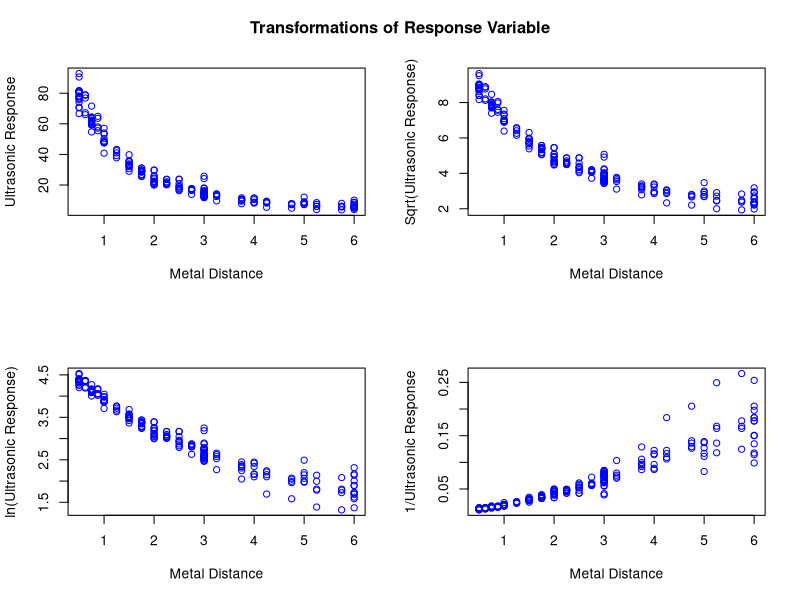
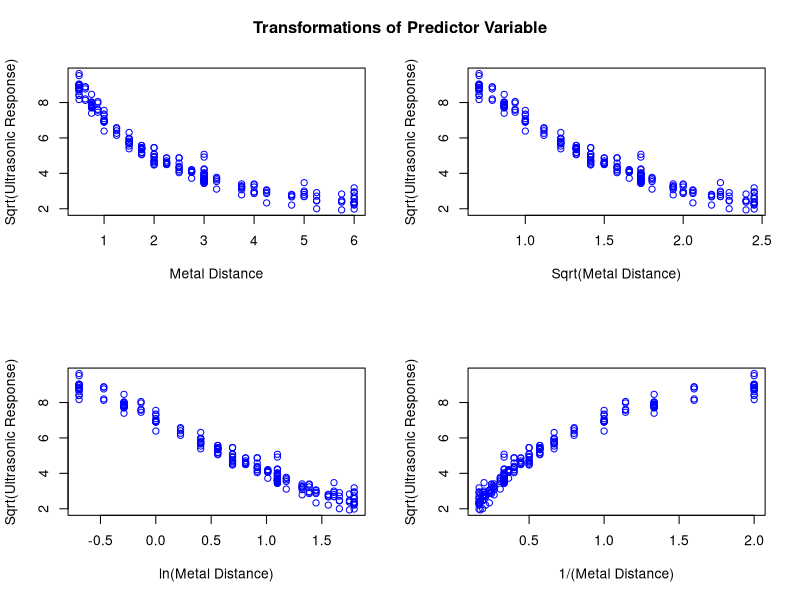
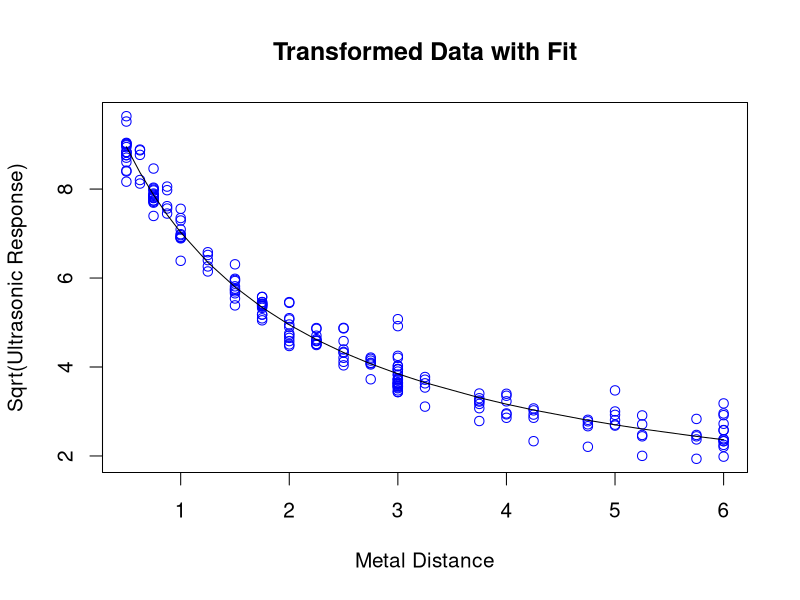
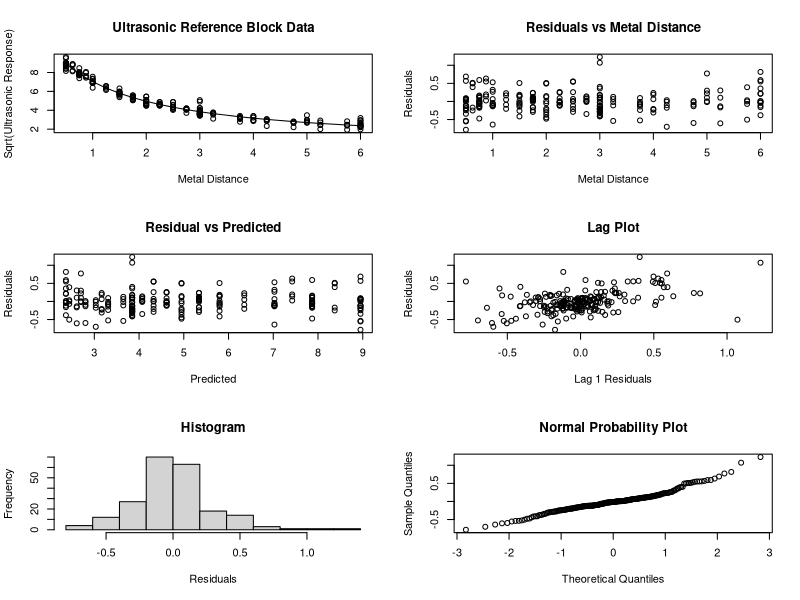
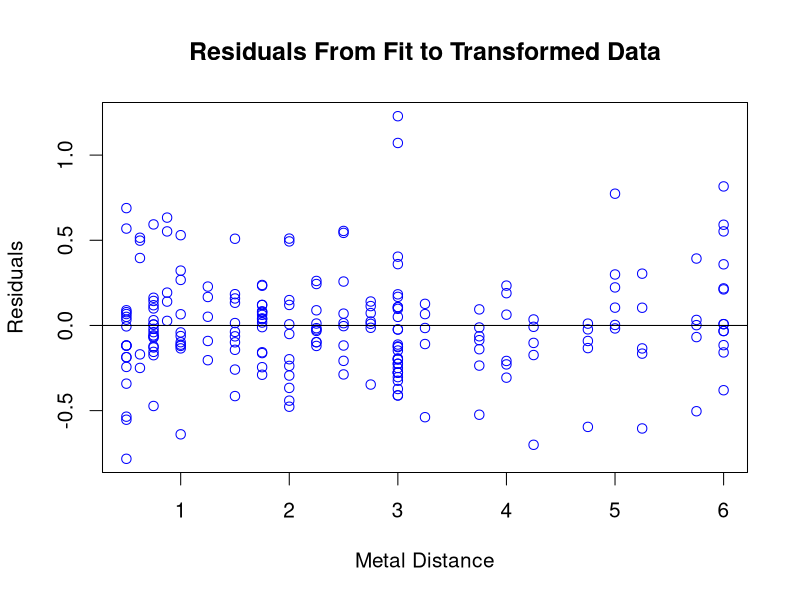

R code for these plots, in order:
######################################################################
##
## regression-4.6.3.3.R
##
## AUTHOR:       Jolene Splett
## MODIFICATION: 2007 Apr 19
## HANDBOOK:     4.6.3.3. Transformations to Improve Fit   
## http://www.itl.nist.gov/div898/handbook/pmd/section6/pmd633.htm

######################################################################
##
## LEFT SIDE BAR:  Transformations

## The first step in fitting a nonlinear function is to simply plot the data.

## Create vector with dependent variable, ultrasonic response
resp = c( 92.9000,78.7000,64.2000,64.9000,57.1000,43.3000,31.1000,23.6000,
          31.0500,23.7750,17.7375,13.8000,11.5875,9.4125,7.7250,7.3500,
          8.0250,90.6000,76.9000,71.6000,63.6000,54.0000,39.2000,29.3000,
          21.4000,29.1750,22.1250,17.5125,14.2500,9.4500,9.1500,7.9125,
          8.4750,6.1125,80.0000,79.0000,63.8000,57.2000,53.2000,42.5000,
          26.8000,20.4000,26.8500,21.0000,16.4625,12.5250,10.5375,8.5875,
          7.1250,6.1125,5.9625,74.1000,67.3000,60.8000,55.5000,50.3000,
          41.0000,29.4000,20.4000,29.3625,21.1500,16.7625,13.2000,10.8750,
          8.1750,7.3500,5.9625,5.6250,81.5000,62.4000,32.5000,12.4100,
          13.1200,15.5600,5.6300,78.0000,59.9000,33.2000,13.8400,12.7500,
          14.6200,3.9400,76.8000,61.0000,32.9000,13.8700,11.8100,13.3100,
          5.4400,78.0000,63.5000,33.8000,12.5600,5.6300,12.7500,13.1200,
          5.4400,76.8000,60.0000,47.8000,32.0000,22.2000,22.5700,18.8200,
          13.9500,11.2500,9.0000,6.6700,75.8000,62.0000,48.8000,35.2000,  
          20.0000,20.3200,19.3100,12.7500,10.4200,7.3100,7.4200,70.5000,
          59.5000,48.5000,35.8000,21.0000,21.6700,21.0000,15.6400,8.1700,
          8.5500,10.1200,78.0000,66.0000,62.0000,58.0000,47.7000,37.8000,
          20.2000,21.0700,13.8700,9.6700,7.7600,5.4400,4.8700,4.0100,3.7500,
          24.1900,25.7600,18.0700,11.8100,12.0700,16.1200,70.8000,54.7000,
          48.0000,39.8000,29.8000,23.7000,29.6200,23.8100,17.7000,11.5500,
          12.0700,8.7400,80.7000,61.3000,47.5000,29.0000,24.0000,17.7000,
          24.5600,18.6700,16.2400,8.7400,7.8700,8.5100,66.7000,59.2000,
          40.8000,30.7000,25.7000,16.3000,25.9900,16.9500,13.3500,8.6200,
          7.2000,6.6400,13.6900,81.0000,64.5000,35.5000,13.3100,4.8700,
          12.9400,5.0600,15.1900,14.6200,15.6400,25.5000,25.9500,81.7000,
          61.6000,29.8000,29.8100,17.1700,10.3900,28.4000,28.6900,81.3000,
          60.9000,16.6500,10.0500,28.9000,28.9500)

## Create vector with independent variable, metal distance
dist = c(0.500,0.625,0.750,0.875,1.000,1.250,1.750,2.250,1.750,2.250,2.750,
         3.250,3.750,4.250,4.750,5.250,5.750,0.500,0.625,0.750,0.875,1.000,
         1.250,1.750,2.250,1.750,2.250,2.750,3.250,3.750,4.250,4.750,5.250,
         5.750,0.500,0.625,0.750,0.875,1.000,1.250,1.750,2.250,1.750,2.250,
         2.750,3.250,3.750,4.250,4.750,5.250,5.750,0.500,0.625,0.750,0.875,
         1.000,1.250,1.750,2.250,1.750,2.250,2.750,3.250,3.750,4.250,4.750,
         5.250,5.750,0.500,0.750,1.500,3.000,3.000,3.000,6.000,0.500,0.750,
         1.500,3.000,3.000,3.000,6.000,0.500,0.750,1.500,3.000,3.000,3.000,
         6.000,0.500,0.750,1.500,3.000,6.000,3.000,3.000,6.000,0.500,0.750,
         1.000,1.500,2.000,2.000,2.500,3.000,4.000,5.000,6.000,0.500,0.750,
         1.000,1.500,2.000,2.000,2.500,3.000,4.000,5.000,6.000,0.500,0.750,
         1.000,1.500,2.000,2.000,2.500,3.000,4.000,5.000,6.000,0.500,0.625,
         0.750,0.875,1.000,1.250,2.250,2.250,2.750,3.250,3.750,4.250,4.750,
         5.250,5.750,3.000,3.000,3.000,3.000,3.000,3.000,0.500,0.750,1.000,
         1.500,2.000,2.500,2.000,2.500,3.000,4.000,5.000,6.000,0.500,0.750,
         1.000,1.500,2.000,2.500,2.000,2.500,3.000,4.000,5.000,6.000,0.500,
         0.750,1.000,1.500,2.000,2.500,2.000,2.500,3.000,4.000,5.000,6.000,
         3.000,0.500,0.750,1.500,3.000,6.000,3.000,6.000,3.000,3.000,3.000, 
         1.750,1.750,0.500,0.750,1.750,1.750,2.750,3.750,1.750,1.750,0.500,
         0.750,2.750,3.750,1.750,1.750)

## Save data in a data frame and determine the number of observations
df = data.frame(resp,dist)
len = length(resp)

## specify axis labels and plot title
xax = "Metal Distance"
yax = "Ultrasonic Response"
ttl = "Ultrasonic Reference Block Data"

######################################################################
##
## LEFT SIDE BAR:  Plot of Common Transformations to Obtain 
##                 Homogeneous Variances

## The first step is to try transformations of the response variable 
## that will result in homogeneous variances. In practice, the square 
## root, ln, and reciprocal transformations often work well for this 
## purpose. We will try these first.

## Transformations of response variable
lnresp = log(resp)
sqrtresp = sqrt(resp)
invresp = 1/resp

## Plot transformed data
par(mfrow=c(2,2),ask=T)
xax = "Metal Distance"
plot(dist,resp,xlab=xax,ylab="Ultrasonic Response",col="blue")
plot(dist,sqrtresp,xlab=xax,ylab="Sqrt(Ultrasonic Response)",col="blue")
plot(dist,lnresp,xlab=xax,ylab="ln(Ultrasonic Response)",col="blue")
plot(dist,invresp,xlab=xax,ylab="1/Ultrasonic Response",col="blue")
title(main="Transformations of Response Variable",outer=TRUE,line=-2)

## In examining these four plots, we are looking for the plot that 
## shows the most constant variability of the ultrasonic response across 
## values of metal distance. Although the scales of these plots differ 
## widely, which would seem to make comparisons difficult, we are not 
## comparing the absolute levesl of variability between plots here. 
## Instead we are comparing only how constant the variation within each 
## plot is for these four plots. The plot with the most constant variation 
## will indicate which transformation is best.

## Based on constancy of the variation in the residuals, the square 
## root transformation is probably the best tranformation to use for 
## this data. 

######################################################################
##
## LEFT SIDE BAR:  Plot of Common Transformations to Predictor Variables

## After transforming the response variable, it is often helpful to 
## transform the predictor variable as well. In practice, the square 
## root, ln, and reciprocal transformations often work well for this 
## purpose. We will try these first.

## Transformations of predictor variable
lndist = log(dist)
sqrtdist = sqrt(dist)
invdist = 1/dist

## Plot transformed data
par(mfrow=c(2,2),ask=T)
yax <- "Sqrt(Ultrasonic Response)"
plot(dist,sqrtresp,xlab="Metal Distance", ylab=yax, col="blue")
plot(sqrtdist,sqrtresp,xlab="Sqrt(Metal Distance)", ylab=yax, col="blue")
plot(lndist,sqrtresp,xlab="ln(Metal Distance)", ylab=yax, col="blue")
plot(invdist,sqrtresp,xlab="1/(Metal Distance)", ylab=yax, col="blue")
title(main="Transformations of Predictor Variable",outer=TRUE,line=-2)

## This plot shows that none of the proposed transformations offers 
## an improvement over using the raw predictor variable.

######################################################################
##
## LEFT SIDE BAR:  Square Root Fit

## Based on the above plots, we choose to fit a model with a square 
## root transformation for the response variable and no transformation 
## for the predictor variable.  We used R to generate the following 
## output for this model.

##  Fit model with sqrt(Ultrasonic Response)
out = nls(sqrtresp ~ exp(-b1*dist)/(b2 + b3*dist),
          start=list(b1=.1,b2=.1,b3=.1))
outs = summary(out)
outs

##> Formula: sqrtresp ~ exp(-b1 * dist)/(b2 + b3 * dist)

##> Parameters:
##>     Estimate Std. Error t value Pr(>|t|)    
##> b1 -0.015428   0.008611  -1.792   0.0746 .  
##> b2  0.080672   0.001506  53.577   <2e-16 ***
##> b3  0.063857   0.002880  22.173   <2e-16 ***
##> ---
##> Signif. codes:  0 '***' 0.001 '**' 0.01 '*' 0.05 '.' 0.1 ' ' 1 

##> Residual standard error: 0.2972 on 211 degrees of freedom

##> Correlation of Parameter Estimates:
##>         b1      b2
##> b2  0.7929        
##> b3 -0.9601 -0.8991

## Save fit information for plotting
pred = sqrtresp - outs$resid
dfout = data.frame(pred,dist)
dfout = dfout[order(dist),]

## Although the residual standard deviation is lower than it was for 
## the original fit, we cannot compare them directly since the fits 
## were performed on different scales.

######################################################################
##
## LEFT SIDE BAR: Plot of Predicted Values

## Plot data and regression function
par(mfrow=c(1,1),ask=T,cex=1.25)
plot(dist,sqrtresp,xlab=xax,ylab=yax,
     main="Transformed Data with Fit",col="blue")
lines(dfout$dist,dfout$pred)

## The plot of the predicted values with the transformed data indicates 
## a good fit. The fitted model is

##       \sqrt{y} = \frac{\exp(-0.015x)} {0.0807 + 0.0639x} 

######################################################################
##
## LEFT SIDE BAR:  6-Plot of Fit

## Residual 6-plot
par(mfrow=c(3,2),ask=T)
plot(dist,sqrtresp,xlab=xax, ylab="Sqrt(Ultrasonic Response)", 
     main=ttl)
lines(dfout$dist,dfout$pred)
plot(dist,outs$resid, ylab="Residuals", xlab="Metal Distance",
     main="Residuals vs Metal Distance")
plot(pred,outs$resid, ylab="Residuals", xlab="Predicted",
     main="Residual vs Predicted")
plot(outs$resid[2:len],outs$resid[1:len-1], ylab="Residuals",
     xlab="Lag 1 Residuals", main="Lag Plot")
hist(outs$resid, ylab="Frequency", xlab="Residuals", main="Histogram")
qqnorm(outs$resid, main="Normal Probability Plot")

## Since we transformed the data, we need to check that all of the 
## regression assumptions are now valid.

## The 6-plot of the data using this model indicates no obvious 
## violations of the assumptions. 

######################################################################
##
## LEFT SIDE BAR:  Plot of Residuals

##  Enlarge residual plot
par(mfrow=c(1,1),cex=1.25,ask=T)
plot(dist,outs$resid, ylab="Residuals", xlab="Metal Distance",
     main="Residuals From Fit to Transformed Data", col="blue")
abline(h=0)

## In order to see more detail, we generate a full size version of 
## the residuals versus predictor variable plot. This plot suggests 
## that the errors now satisfy the assumption of homogeneous variances.

######################################################################
## ================================================================ ##
######################################################################
